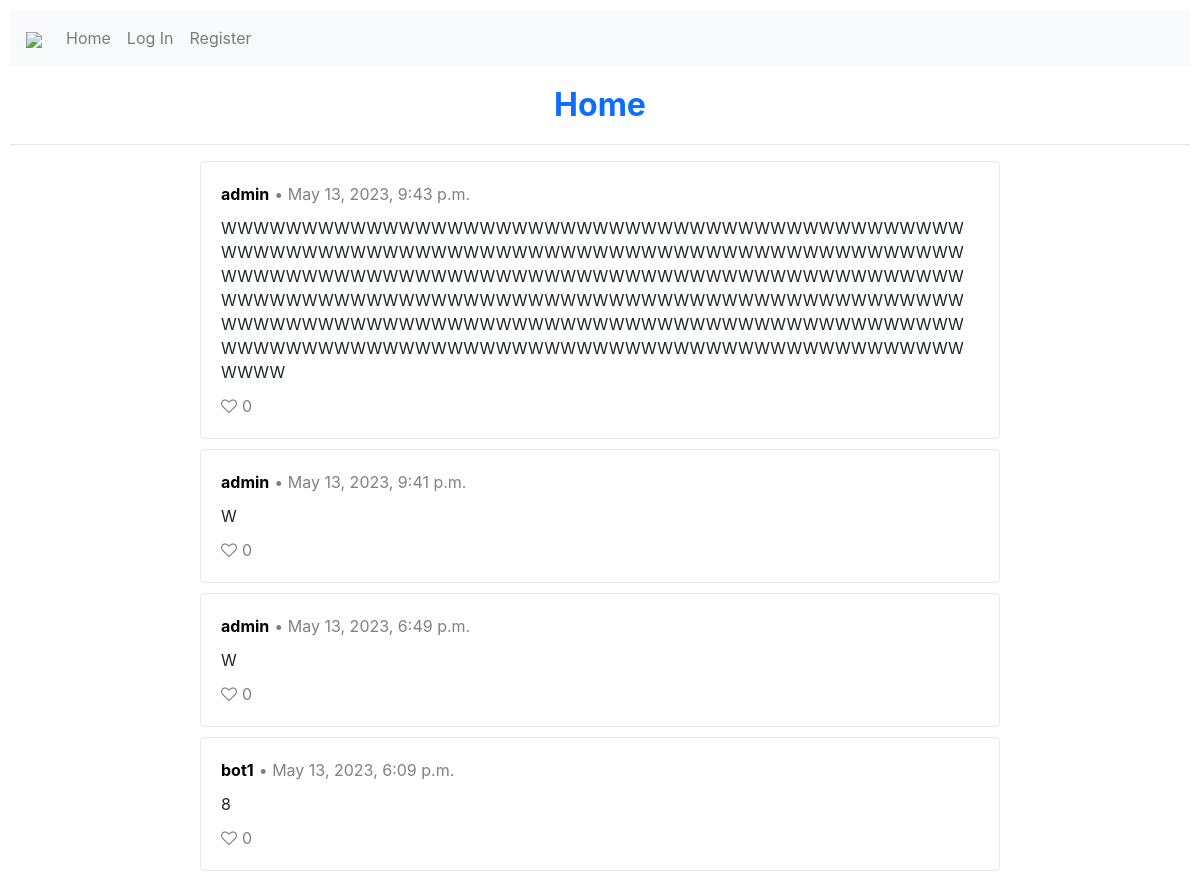
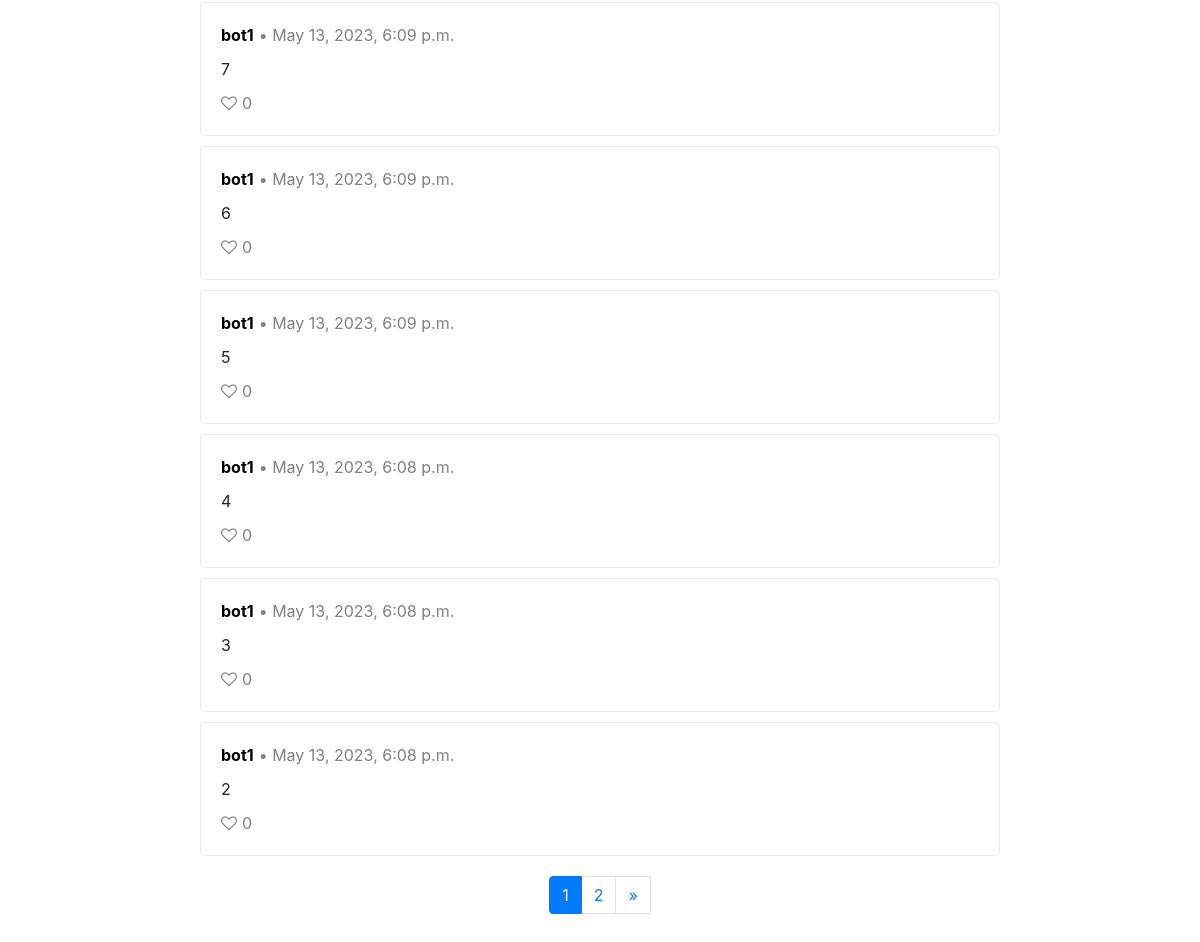
The app's page /, older data (2 pictures, top to bottom).
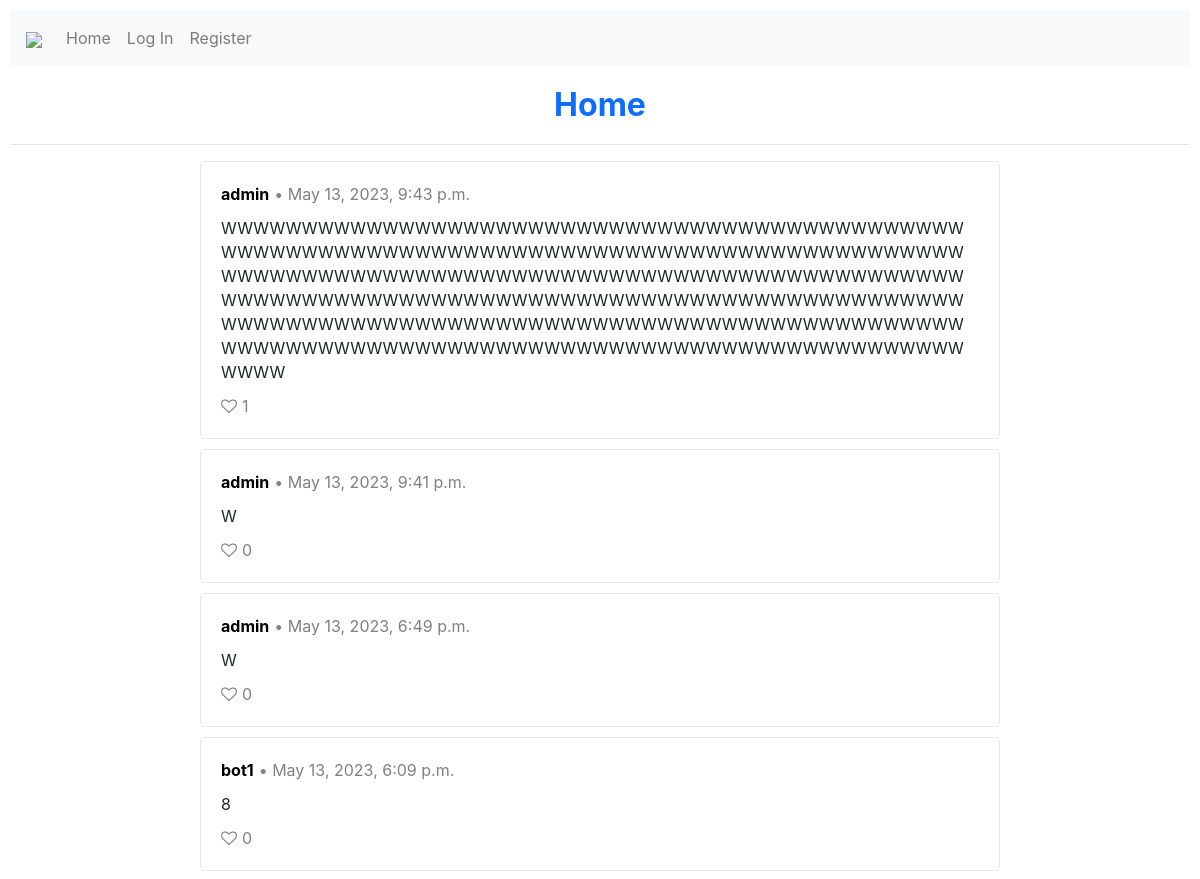
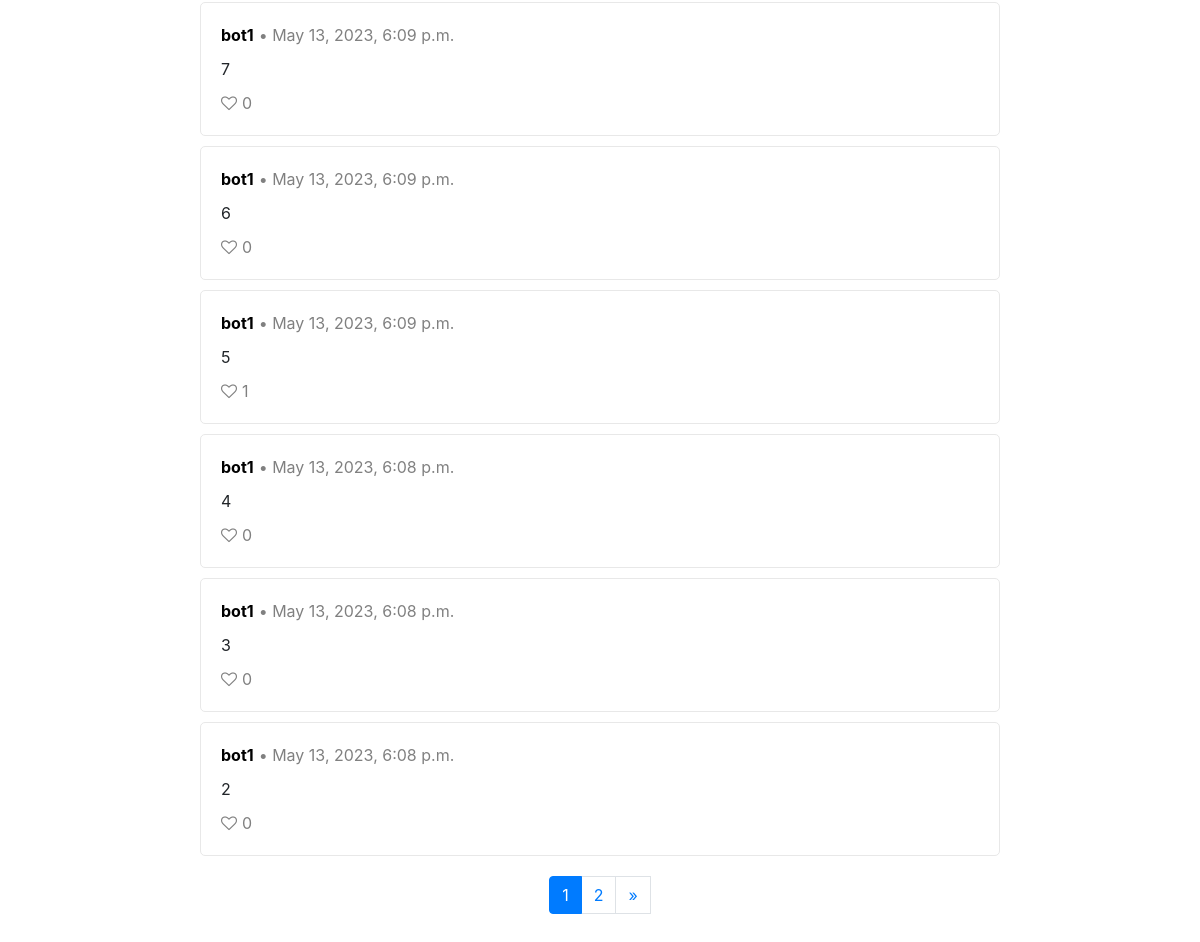
The same page, newer data (2 pictures, top to bottom).
### network/models.py (models this page shows, shortened)
class Post(models.Model):
    user = models.ForeignKey(User, on_delete=models.CASCADE, blank=True, null=True, related_name="post_user")
    content = models.CharField(max_length=280)
    number_of_likes = models.IntegerField(default=0)
    time = models.DateTimeField(auto_now_add=True)

class User(AbstractUser):
    pass

### network/views.py (the view)
# urls.py: path("", views.index, name="index"),
def index(request):
    all_posts = Post.objects.all().order_by("-time")
    number_of_posts = len(all_posts)
    user = None
    liked_post_ids=[]
    if request.user.id is not None:
        user = User.objects.get(id=request.user.id)
        liked_post_ids = get_liked_posts(request)
    page_obj = get_page_objects(request, all_posts)
    return render(request, "network/index.html", {
        "user": user,
        "liked_post_ids": liked_post_ids,
        "form": PostForm,
        "page_obj": page_obj,
        "number_of_posts": number_of_posts
    })

### network/utils.py (called while the page is built)
def get_page_objects(request, posts):
    paginator = Paginator(posts, 10)
    page_number = request.GET.get("page")
    page_obj = paginator.get_page(page_number)
    return page_obj

### network/templates/network/index.html (shortened to what this page needs)
{% extends "network/layout.html" %}
{% load static %}
{% block body %}
    <h2>Home</h2>
    <hr>
    {% include "network/posts.html" %}
{% endblock %}

### network/templates/network/posts.html (shortened to what this page needs)
{% load static %}
{% if number_of_posts > 0 %}
    {% for post in page_obj %}
        <div class="post-panel">
            <div class="post-header">
                <div>
                    <a class="username" href="{% url 'profile' profile_id=post.user.id %}"><strong>{{ post.user }}</strong></a>
                </div>
                <div class="post-time">
                    &bull; {{ post.time }}
                </div>
            </div>
            <div class="post-content-saved" id="content-div-{{ post.id }}-saved">
                {{ post.content }}
            </div>
            <div class="likes-container" id="likes-div-{{ post.id }}">
                {% if user.is_authenticated and post.id not in liked_post_ids %}
                    <div id="like-div-{{ post.id }}">
                        <button class="remove-style" id="like-btn-{{ post.id }}">
                            <i class="fa fa-heart-o heart-unliked"></i>
                        </button>
                    </div>
                {% elif user.is_authenticated and post.id in liked_post_ids %}
                    <div id="unlike-div-{{ post.id }}">
                        <button class="remove-style" id="unlike-btn-{{ post.id }}">
                            <i class="fa fa-heart heart-liked"></i>
                        </button>
                    </div>
                {% else %}
                    <div id="inactive-like-div-{{ post.id }}">
                        <button class="remove-style" id="inactive-like-btn-{{ post.id }}">
                            <i class="fa fa-heart-o heart-inactive"></i>
                        </button>
                    </div>
                {% endif %}
                <span class="likes-count" id="likes-count-{{ post.id }}">{{ post.number_of_likes }}</span>
            </div>
        </div>
    {% endfor %}
{% else %}
    No active posts
{% endif %}
<div class="pagination page-navigation">
    <li class="page-item active"><a class="page-link" href="?page={{ page_obj.number }}">{{ page_obj.number }}</a></li>
    {% if page_obj.has_next %}
        <a class="page-link" href="?page={{ page_obj.next_page_number }}">{{ page_obj.next_page_number }}</a>
        <a class="page-link" href="?page={{ page_obj.paginator.num_pages }}">&raquo;</a>
    {% endif %}
</div>

Row changes from the older to the newer data that the page shows:
changed Post "May 13, 2023, 9:43 p.m.": number_of_likes "0" → "1"
changed Post (number 7 of 10 on the later page): number_of_likes "0" → "1"
